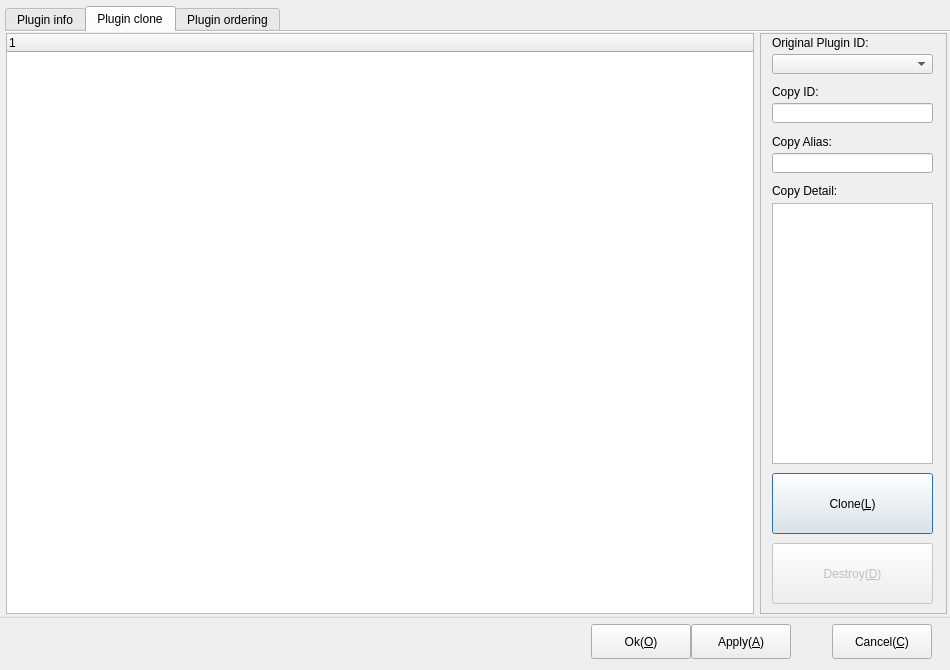
<?xml version="1.0" encoding="UTF-8"?>
<ui version="4.0">
 <class>PluginManager</class>
 <widget class="QDialog" name="PluginManager">
  <property name="geometry">
   <rect>
    <x>0</x>
    <y>0</y>
    <width>950</width>
    <height>670</height>
   </rect>
  </property>
  <property name="windowTitle">
   <string>Plugin Manager</string>
  </property>
  <property name="windowIcon">
   <iconset>
    <normaloff>../../bin/debug/Images/docker.png</normaloff>../../bin/debug/Images/docker.png</iconset>
  </property>
  <widget class="QTabWidget" name="tabPlugin_Sort">
   <property name="geometry">
    <rect>
     <x>5</x>
     <y>6</y>
     <width>951</width>
     <height>611</height>
    </rect>
   </property>
   <property name="currentIndex">
    <number>1</number>
   </property>
   <property name="documentMode">
    <bool>true</bool>
   </property>
   <property name="tabsClosable">
    <bool>false</bool>
   </property>
   <widget class="QWidget" name="tabPluginLst">
    <attribute name="title">
     <string>Plugin info</string>
    </attribute>
    <widget class="QTableWidget" name="tablePluginLst">
     <property name="geometry">
      <rect>
       <x>4</x>
       <y>2</y>
       <width>931</width>
       <height>581</height>
      </rect>
     </property>
     <property name="mouseTracking">
      <bool>false</bool>
     </property>
     <property name="autoFillBackground">
      <bool>false</bool>
     </property>
     <property name="styleSheet">
      <string notr="true"/>
     </property>
     <property name="frameShape">
      <enum>QFrame::StyledPanel</enum>
     </property>
     <property name="frameShadow">
      <enum>QFrame::Plain</enum>
     </property>
     <property name="autoScroll">
      <bool>true</bool>
     </property>
     <property name="showDropIndicator" stdset="0">
      <bool>true</bool>
     </property>
     <property name="alternatingRowColors">
      <bool>true</bool>
     </property>
     <property name="selectionMode">
      <enum>QAbstractItemView::MultiSelection</enum>
     </property>
     <property name="selectionBehavior">
      <enum>QAbstractItemView::SelectRows</enum>
     </property>
     <property name="showGrid">
      <bool>true</bool>
     </property>
     <property name="gridStyle">
      <enum>Qt::SolidLine</enum>
     </property>
     <property name="wordWrap">
      <bool>true</bool>
     </property>
     <property name="rowCount">
      <number>26</number>
     </property>
     <property name="columnCount">
      <number>9</number>
     </property>
     <attribute name="horizontalHeaderVisible">
      <bool>false</bool>
     </attribute>
     <attribute name="horizontalHeaderCascadingSectionResizes">
      <bool>false</bool>
     </attribute>
     <attribute name="horizontalHeaderDefaultSectionSize">
      <number>60</number>
     </attribute>
     <attribute name="horizontalHeaderShowSortIndicator" stdset="0">
      <bool>false</bool>
     </attribute>
     <attribute name="horizontalHeaderStretchLastSection">
      <bool>true</bool>
     </attribute>
     <attribute name="verticalHeaderVisible">
      <bool>false</bool>
     </attribute>
     <attribute name="verticalHeaderCascadingSectionResizes">
      <bool>false</bool>
     </attribute>
     <attribute name="verticalHeaderMinimumSectionSize">
      <number>18</number>
     </attribute>
     <attribute name="verticalHeaderDefaultSectionSize">
      <number>18</number>
     </attribute>
     <attribute name="verticalHeaderShowSortIndicator" stdset="0">
      <bool>false</bool>
     </attribute>
     <attribute name="verticalHeaderStretchLastSection">
      <bool>false</bool>
     </attribute>
     <row/>
     <row/>
     <row/>
     <row/>
     <row/>
     <row/>
     <row/>
     <row/>
     <row/>
     <row/>
     <row/>
     <row/>
     <row/>
     <row/>
     <row/>
     <row/>
     <row/>
     <row/>
     <row/>
     <row/>
     <row/>
     <row/>
     <row/>
     <row/>
     <row/>
     <row/>
     <column/>
     <column/>
     <column/>
     <column/>
     <column/>
     <column/>
     <column/>
     <column/>
     <column/>
    </widget>
   </widget>
   <widget class="QWidget" name="tab">
    <attribute name="title">
     <string>Plugin clone</string>
    </attribute>
    <widget class="QWidget" name="verticalLayoutWidget">
     <property name="geometry">
      <rect>
       <x>1</x>
       <y>1</y>
       <width>941</width>
       <height>581</height>
      </rect>
     </property>
     <layout class="QHBoxLayout" name="horizontalLayout_2" stretch="16,4">
      <item>
       <widget class="QTreeWidget" name="treePluginClone">
        <column>
         <property name="text">
          <string notr="true">1</string>
         </property>
        </column>
       </widget>
      </item>
      <item>
       <layout class="QVBoxLayout" name="verticalLayout">
        <item>
         <widget class="QFrame" name="frame">
          <property name="enabled">
           <bool>true</bool>
          </property>
          <property name="frameShape">
           <enum>QFrame::StyledPanel</enum>
          </property>
          <property name="frameShadow">
           <enum>QFrame::Plain</enum>
          </property>
          <widget class="QComboBox" name="cbOriginPluginLst">
           <property name="geometry">
            <rect>
             <x>12</x>
             <y>21</y>
             <width>161</width>
             <height>20</height>
            </rect>
           </property>
          </widget>
          <widget class="QLabel" name="label_2">
           <property name="geometry">
            <rect>
             <x>12</x>
             <y>2</y>
             <width>151</width>
             <height>15</height>
            </rect>
           </property>
           <property name="maximumSize">
            <size>
             <width>16777215</width>
             <height>15</height>
            </size>
           </property>
           <property name="text">
            <string>Original Plugin ID:</string>
           </property>
          </widget>
          <widget class="QLabel" name="label_3">
           <property name="geometry">
            <rect>
             <x>12</x>
             <y>101</y>
             <width>91</width>
             <height>15</height>
            </rect>
           </property>
           <property name="maximumSize">
            <size>
             <width>16777215</width>
             <height>15</height>
            </size>
           </property>
           <property name="text">
            <string>Copy Alias:</string>
           </property>
          </widget>
          <widget class="QLineEdit" name="txtCopyID">
           <property name="geometry">
            <rect>
             <x>12</x>
             <y>70</y>
             <width>161</width>
             <height>20</height>
            </rect>
           </property>
          </widget>
          <widget class="QLabel" name="label_5">
           <property name="geometry">
            <rect>
             <x>12</x>
             <y>51</y>
             <width>161</width>
             <height>15</height>
            </rect>
           </property>
           <property name="maximumSize">
            <size>
             <width>16777215</width>
             <height>15</height>
            </size>
           </property>
           <property name="text">
            <string>Copy ID:</string>
           </property>
          </widget>
          <widget class="QLineEdit" name="txtCopyAliasName">
           <property name="geometry">
            <rect>
             <x>12</x>
             <y>120</y>
             <width>161</width>
             <height>20</height>
            </rect>
           </property>
          </widget>
          <widget class="QPushButton" name="btnClone">
           <property name="geometry">
            <rect>
             <x>12</x>
             <y>440</y>
             <width>161</width>
             <height>61</height>
            </rect>
           </property>
           <property name="text">
            <string>Clone(&amp;L)</string>
           </property>
          </widget>
          <widget class="QLabel" name="label_6">
           <property name="geometry">
            <rect>
             <x>12</x>
             <y>150</y>
             <width>91</width>
             <height>15</height>
            </rect>
           </property>
           <property name="maximumSize">
            <size>
             <width>16777215</width>
             <height>15</height>
            </size>
           </property>
           <property name="text">
            <string>Copy Detail:</string>
           </property>
          </widget>
          <widget class="QPushButton" name="btnDeleteClone">
           <property name="enabled">
            <bool>false</bool>
           </property>
           <property name="geometry">
            <rect>
             <x>12</x>
             <y>510</y>
             <width>161</width>
             <height>61</height>
            </rect>
           </property>
           <property name="text">
            <string>Destroy(&amp;D)</string>
           </property>
          </widget>
          <widget class="QTextEdit" name="txtCopyComment">
           <property name="geometry">
            <rect>
             <x>12</x>
             <y>170</y>
             <width>161</width>
             <height>261</height>
            </rect>
           </property>
          </widget>
         </widget>
        </item>
       </layout>
      </item>
     </layout>
    </widget>
   </widget>
   <widget class="QWidget" name="tab_2">
    <attribute name="title">
     <string>Plugin ordering</string>
    </attribute>
    <widget class="QGroupBox" name="groupBox">
     <property name="geometry">
      <rect>
       <x>3</x>
       <y>10</y>
       <width>931</width>
       <height>281</height>
      </rect>
     </property>
     <property name="title">
      <string>Original plugin order</string>
     </property>
     <widget class="QPushButton" name="btnOrigPluginMoveDown">
      <property name="geometry">
       <rect>
        <x>870</x>
        <y>150</y>
        <width>51</width>
        <height>121</height>
       </rect>
      </property>
      <property name="text">
       <string>DOWN</string>
      </property>
     </widget>
     <widget class="QPushButton" name="btnOrigPluginMoveUp">
      <property name="geometry">
       <rect>
        <x>870</x>
        <y>19</y>
        <width>51</width>
        <height>121</height>
       </rect>
      </property>
      <property name="text">
       <string>UP</string>
      </property>
     </widget>
     <widget class="QTableWidget" name="tableOrigPluginsSort">
      <property name="geometry">
       <rect>
        <x>10</x>
        <y>20</y>
        <width>851</width>
        <height>251</height>
       </rect>
      </property>
      <property name="mouseTracking">
       <bool>false</bool>
      </property>
      <property name="autoFillBackground">
       <bool>false</bool>
      </property>
      <property name="styleSheet">
       <string notr="true"/>
      </property>
      <property name="frameShape">
       <enum>QFrame::StyledPanel</enum>
      </property>
      <property name="frameShadow">
       <enum>QFrame::Plain</enum>
      </property>
      <property name="autoScroll">
       <bool>true</bool>
      </property>
      <property name="showDropIndicator" stdset="0">
       <bool>true</bool>
      </property>
      <property name="alternatingRowColors">
       <bool>true</bool>
      </property>
      <property name="selectionMode">
       <enum>QAbstractItemView::MultiSelection</enum>
      </property>
      <property name="selectionBehavior">
       <enum>QAbstractItemView::SelectRows</enum>
      </property>
      <property name="showGrid">
       <bool>true</bool>
      </property>
      <property name="gridStyle">
       <enum>Qt::SolidLine</enum>
      </property>
      <property name="wordWrap">
       <bool>true</bool>
      </property>
      <property name="rowCount">
       <number>26</number>
      </property>
      <property name="columnCount">
       <number>3</number>
      </property>
      <attribute name="horizontalHeaderCascadingSectionResizes">
       <bool>false</bool>
      </attribute>
      <attribute name="horizontalHeaderDefaultSectionSize">
       <number>60</number>
      </attribute>
      <attribute name="horizontalHeaderShowSortIndicator" stdset="0">
       <bool>false</bool>
      </attribute>
      <attribute name="horizontalHeaderStretchLastSection">
       <bool>true</bool>
      </attribute>
      <attribute name="verticalHeaderVisible">
       <bool>false</bool>
      </attribute>
      <attribute name="verticalHeaderCascadingSectionResizes">
       <bool>false</bool>
      </attribute>
      <attribute name="verticalHeaderMinimumSectionSize">
       <number>18</number>
      </attribute>
      <attribute name="verticalHeaderDefaultSectionSize">
       <number>18</number>
      </attribute>
      <attribute name="verticalHeaderShowSortIndicator" stdset="0">
       <bool>false</bool>
      </attribute>
      <attribute name="verticalHeaderStretchLastSection">
       <bool>false</bool>
      </attribute>
      <row/>
      <row/>
      <row/>
      <row/>
      <row/>
      <row/>
      <row/>
      <row/>
      <row/>
      <row/>
      <row/>
      <row/>
      <row/>
      <row/>
      <row/>
      <row/>
      <row/>
      <row/>
      <row/>
      <row/>
      <row/>
      <row/>
      <row/>
      <row/>
      <row/>
      <row/>
      <column/>
      <column/>
      <column/>
     </widget>
    </widget>
    <widget class="QGroupBox" name="groupBox_2">
     <property name="geometry">
      <rect>
       <x>3</x>
       <y>304</y>
       <width>931</width>
       <height>281</height>
      </rect>
     </property>
     <property name="title">
      <string>All valid plugin order</string>
     </property>
     <widget class="QPushButton" name="btnValidPluginMoveDown">
      <property name="geometry">
       <rect>
        <x>870</x>
        <y>150</y>
        <width>51</width>
        <height>121</height>
       </rect>
      </property>
      <property name="text">
       <string>DOWN</string>
      </property>
     </widget>
     <widget class="QPushButton" name="btnValidPluginMoveUp">
      <property name="geometry">
       <rect>
        <x>870</x>
        <y>19</y>
        <width>51</width>
        <height>121</height>
       </rect>
      </property>
      <property name="text">
       <string>UP</string>
      </property>
     </widget>
     <widget class="QTableWidget" name="tableAllValidPluginsSort">
      <property name="geometry">
       <rect>
        <x>10</x>
        <y>20</y>
        <width>851</width>
        <height>251</height>
       </rect>
      </property>
      <property name="mouseTracking">
       <bool>false</bool>
      </property>
      <property name="autoFillBackground">
       <bool>false</bool>
      </property>
      <property name="styleSheet">
       <string notr="true"/>
      </property>
      <property name="frameShape">
       <enum>QFrame::StyledPanel</enum>
      </property>
      <property name="frameShadow">
       <enum>QFrame::Plain</enum>
      </property>
      <property name="autoScroll">
       <bool>true</bool>
      </property>
      <property name="showDropIndicator" stdset="0">
       <bool>true</bool>
      </property>
      <property name="alternatingRowColors">
       <bool>true</bool>
      </property>
      <property name="selectionMode">
       <enum>QAbstractItemView::MultiSelection</enum>
      </property>
      <property name="selectionBehavior">
       <enum>QAbstractItemView::SelectRows</enum>
      </property>
      <property name="showGrid">
       <bool>true</bool>
      </property>
      <property name="gridStyle">
       <enum>Qt::SolidLine</enum>
      </property>
      <property name="wordWrap">
       <bool>true</bool>
      </property>
      <property name="rowCount">
       <number>26</number>
      </property>
      <property name="columnCount">
       <number>4</number>
      </property>
      <attribute name="horizontalHeaderCascadingSectionResizes">
       <bool>false</bool>
      </attribute>
      <attribute name="horizontalHeaderDefaultSectionSize">
       <number>60</number>
      </attribute>
      <attribute name="horizontalHeaderShowSortIndicator" stdset="0">
       <bool>false</bool>
      </attribute>
      <attribute name="horizontalHeaderStretchLastSection">
       <bool>true</bool>
      </attribute>
      <attribute name="verticalHeaderVisible">
       <bool>false</bool>
      </attribute>
      <attribute name="verticalHeaderCascadingSectionResizes">
       <bool>false</bool>
      </attribute>
      <attribute name="verticalHeaderMinimumSectionSize">
       <number>18</number>
      </attribute>
      <attribute name="verticalHeaderDefaultSectionSize">
       <number>18</number>
      </attribute>
      <attribute name="verticalHeaderShowSortIndicator" stdset="0">
       <bool>false</bool>
      </attribute>
      <attribute name="verticalHeaderStretchLastSection">
       <bool>false</bool>
      </attribute>
      <row/>
      <row/>
      <row/>
      <row/>
      <row/>
      <row/>
      <row/>
      <row/>
      <row/>
      <row/>
      <row/>
      <row/>
      <row/>
      <row/>
      <row/>
      <row/>
      <row/>
      <row/>
      <row/>
      <row/>
      <row/>
      <row/>
      <row/>
      <row/>
      <row/>
      <row/>
      <column/>
      <column/>
      <column/>
      <column/>
     </widget>
    </widget>
   </widget>
  </widget>
  <widget class="QPushButton" name="btnOk">
   <property name="geometry">
    <rect>
     <x>591</x>
     <y>624</y>
     <width>100</width>
     <height>35</height>
    </rect>
   </property>
   <property name="minimumSize">
    <size>
     <width>0</width>
     <height>35</height>
    </size>
   </property>
   <property name="text">
    <string>Ok(&amp;O)</string>
   </property>
  </widget>
  <widget class="QPushButton" name="btnCancel">
   <property name="geometry">
    <rect>
     <x>832</x>
     <y>624</y>
     <width>100</width>
     <height>35</height>
    </rect>
   </property>
   <property name="minimumSize">
    <size>
     <width>0</width>
     <height>35</height>
    </size>
   </property>
   <property name="text">
    <string>Cancel(&amp;C)</string>
   </property>
  </widget>
  <widget class="QPushButton" name="btnApply">
   <property name="geometry">
    <rect>
     <x>691</x>
     <y>624</y>
     <width>100</width>
     <height>35</height>
    </rect>
   </property>
   <property name="minimumSize">
    <size>
     <width>0</width>
     <height>35</height>
    </size>
   </property>
   <property name="text">
    <string>Apply(&amp;A)</string>
   </property>
  </widget>
  <widget class="QGroupBox" name="groupBox_3">
   <property name="geometry">
    <rect>
     <x>-10</x>
     <y>616</y>
     <width>1000</width>
     <height>2</height>
    </rect>
   </property>
   <property name="title">
    <string/>
   </property>
   <property name="flat">
    <bool>true</bool>
   </property>
  </widget>
 </widget>
 <resources/>
 <connections/>
</ui>
